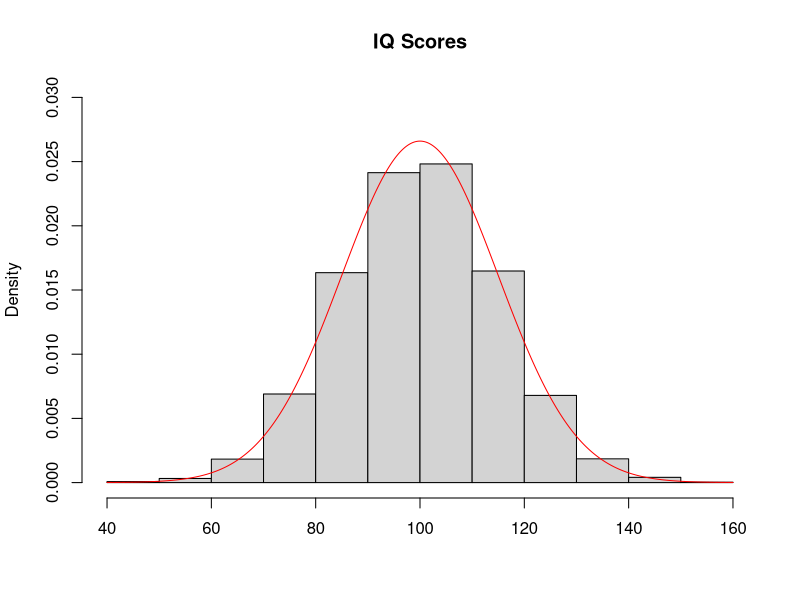

R code for this plot:
## ---- chunk 1

# Load libraries
library(psych)

## ---- chunk 2
summary(sat.act)
## ---- chunk 3
hist(rnorm(10000, mean=100, sd=15), freq=FALSE, ylim=c(0, .03), xlab='', main='IQ Scores')
points(x=seq(40, 160, .001), y=dnorm(seq(40, 160, .001), mean=100, sd=15), type='l', col='red')
## ---- chunk 4
pnorm(80, mean=100, sd=15)
## ---- chunk 5
pnorm(80, mean=100, sd=15, lower.tail=FALSE)
## ---- chunk 6
1-pnorm(80, mean=100, sd=15)
## ---- chunk 7
qnorm(.95, mean=100, sd=15)
## ---- chunk 8
qnorm(.95, mean=100, sd=15, lower.tail=FALSE)
## ---- chunk 9
rnorm(50, mean=100, sd=15)
## ---- chunk 10
IQ135_z <- (135-100)/15
IQ135_z
## ---- chunk 11
qnorm(.025)
qnorm(.975)
## ---- chunk 12
IQ135_z_prob <- 1-pnorm(IQ135_z)
## ---- chunk 13
IQ135_prob <- 1-pnorm(135, mean=100, sd=15)
## ---- chunk 14
t.test(sat.act$SATV)
## ---- chunk 15
t.test(sat.act$SATV, mu=600)
## ---- chunk 16

# Calculate difference scores
sat.act$SAT_diff <- sat.act$SATV-sat.act$SATQ

# Run a one-sample t-test
t.test(sat.act$SAT_diff)

## ---- chunk 17
t.test(sat.act$SATV, sat.act$SATQ, paired=TRUE)
## ---- chunk 18
t.test(sat.act$SATQ[sat.act$gender==1], sat.act$SATQ[sat.act$gender==2], paired=FALSE)
## ---- chunk 19

# Subset the groups
male_SATQ <- sat.act$SATQ[sat.act$gender==1]
female_SATQ <- sat.act$SATQ[sat.act$gender==2]

# Run a two-sample t-test
t.test(male_SATQ, female_SATQ, paired=FALSE)

## ---- chunk 20
aov(sat.act$SATV ~ sat.act$education)
## ---- chunk 21
educ_aov <- aov(sat.act$SATV ~ sat.act$education)
summary(educ_aov)
## ---- chunk 22
educ_aov <- aov(SATV ~ education, data=sat.act)
summary(educ_aov)
## ---- chunk 23
educ_gender_aov <- aov(SATQ ~ education + gender, data=sat.act)
summary(educ_gender_aov)
## ---- chunk 24
educ_gender_aov_int <- aov(SATQ ~ education * gender, data=sat.act)
summary(educ_gender_aov_int)
## ---- chunk 25
cor.test(sat.act$SATV, sat.act$SATQ)
## ---- chunk 26
gender_table <- table(sat.act$gender)
## ---- chunk 27
binom.test(gender_table)
## ---- chunk 28

# Find the number of males
n_males <- length(sat.act$gender[sat.act$gender==1])

# Run the binomial test
binom.test(n_males, n=nrow(sat.act))

## ---- chunk 29
educ_table <- table(sat.act$education)
## ---- chunk 30
chisq.test(educ_table)
## ---- chunk 31
chisq.test(educ_table, p=c(.25, .25, .125, .125, .125, .125))
## ---- chunk 32
educ_gender_table <- table(sat.act$education, sat.act$gender)
## ---- chunk 33
chisq.test(educ_gender_table)
